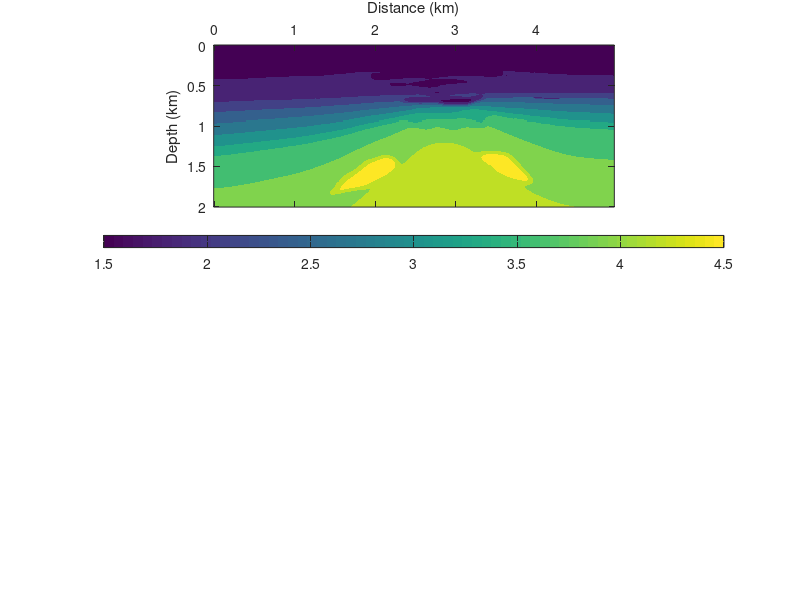

MATLAB code for this plot: (Note: this script raises an error after producing the figure.)
function [sou,rec,para,vel,rho,qp] = para_model

seis_survey = 1;

%% Read in velocity model data and plot it
load BP_cut_model_gas_chimney.mat
%load model_surface.mat

%smooth velp for RTM
% slowp = smoothn(1./velp,5);
% velp = 1./slowp;

velocityModel = velp;%figure;imagesc(velocityModel)

%% Q model
qp = Qp;
rho = 2200;

%%
[nz,nx] = size(velocityModel);

vmax = max(velocityModel(:));
vmin = min(velocityModel(:));

dx = 12.5;
dz = 12.5;
x = (1:nx)*dx-dx;
z = (1:nz)*dz-dz;

figure(11)
subplot(2,1,1)
imagesc(x*1e-3,z*1e-3,velocityModel*1e-3)
xlabel('Distance (km)'); ylabel('Depth (km)');
colorbar 'SouthOutside'
%title('Velocity Model');
axis image
set(gca,'XaxisLocation','top')
make_axes_bold(gca)

subplot(2,1,2)
imagesc(x*1e-3,z*1e-3,smoothn(qp,1));
colorbar 'SouthOutside'
xlabel('Distance (km)'); ylabel('Depth (km)');
axis image
set(gca,'XaxisLocation','top')
make_axes_bold(gca)
colormap parula

title('Q Model');
% hold on
% hshot = plot(x(1),z(1),'w*');
% hold off
% colormap(seismic)

%% Create shot gathers
% Use the velocity model to simulate a seismic survey.  The wave equations
% is solved using finite differences for a defined initial wavefield.

% calculate time step dt from stability crierion for finite difference
% solution of the wave equation.
dt = 0.9*min(min(dz./velocityModel/sqrt(2)));
dt = 1*1e-3;

% determine time samples nt from wave travelime to depth and back to
% surface
vmin = min(velocityModel(:));
nt = round(sqrt((dx*nx)^2 + (dz*nx)^2)*2/vmin/dt + 1);
nt = 3201;
t  = (0:nt-1).*dt;

dt = 1.0e-3;
% add region around model for applying absorbing boundary conditions (20
% nodes wide)
V = [repmat(velocityModel(:,1),1,20) velocityModel repmat(velocityModel(:,end),1,20)];
V = V';
vel_V = [repmat(V(:,1),1,20) V repmat(V(:,end),1,20)];
V = vel_V';

%V(end+1:end+20,:) = repmat(V(end,:),20,1);

%
r=0.001;npml=20;
freesurface='no';
[ddx,ddy,vel,rho,qp]=padgridpml(velocityModel,rho,qp,r,npml,dx,freesurface);

[nz0,nx0] = size(vel);
x0 = (1:nx0)*dx;
z0 = (1:nz0)*dz;
qp = gaussian_smoother(qp,x0,z0,dx*2);

subplot(2,1,2)
imagesc(x,z,qp)
xlabel('Distance (m)'); ylabel('Depth (m)');
set(gca,'XaxisLocation','top');colorbar
axis image
colormap((gray))

make_axes_bold(gca)
% figure;imagesc(x,z,qp)
% Define frequency parameter for ricker wavelet
f  = 20;
%vel = velocityModel;
%% Generate shots and save to file and video

%vidObj = VideoWriter('../videos/FaultModelShots.avi');
%open(vidObj);
data = zeros(size(nt,nx));
%figure(gcf)
rec_x=(22:1:nx+19)';
sou_x = (21:10:nx+20)';

hold on
plot((rec_x-20)*dx,dz,'k^',(sou_x-20)*dx,dz,'r*')

nr = length(rec_x);
nsou = length(sou_x);

rec = [rec_x, 25*ones(nr,1)];
sou = [sou_x, 25*ones(nsou,1)];

k=0;    
para.f0=f;para.dx=dx;para.dz=dz;para.dt=dt;
para.ddx=ddx;para.ddy=ddy;para.t_max = t(end);
para.nstep=para.t_max/dt;

%% Migration
% vidObj = VideoWriter('../videos/Onedippml_fd_RTM.avi');
% open(vidObj);

%colormap seismic %bone    
%sr=[(21:3:nz+20)',21*ones(nr,1)]; % shot position [x z]   
para.sr = [rec_x, 25*ones(nr,1)];
para.npml=20;
para.seis_survey=seis_survey;
para.x = x;para.z=z;
%% smooth velocity for migration
%vel=1./smooth2(1./vel,57);rho=1./smooth2(1./rho,57);qp=1./smooth2(1./qp,57);
%vel=1./smooth2(1./vel,5);rho=1./smooth2(1./rho,5);qp=1./smooth2(1./qp,5);